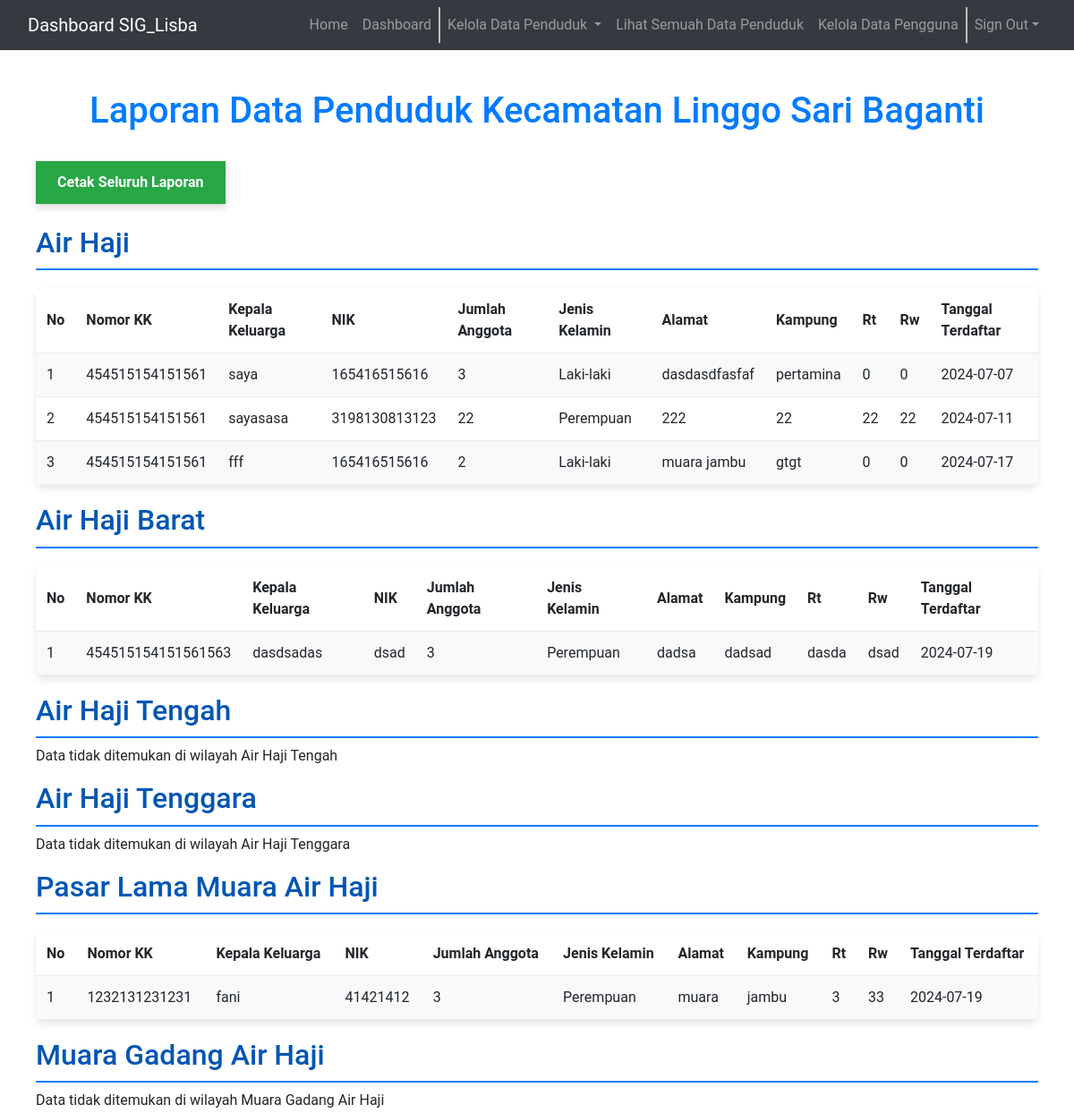
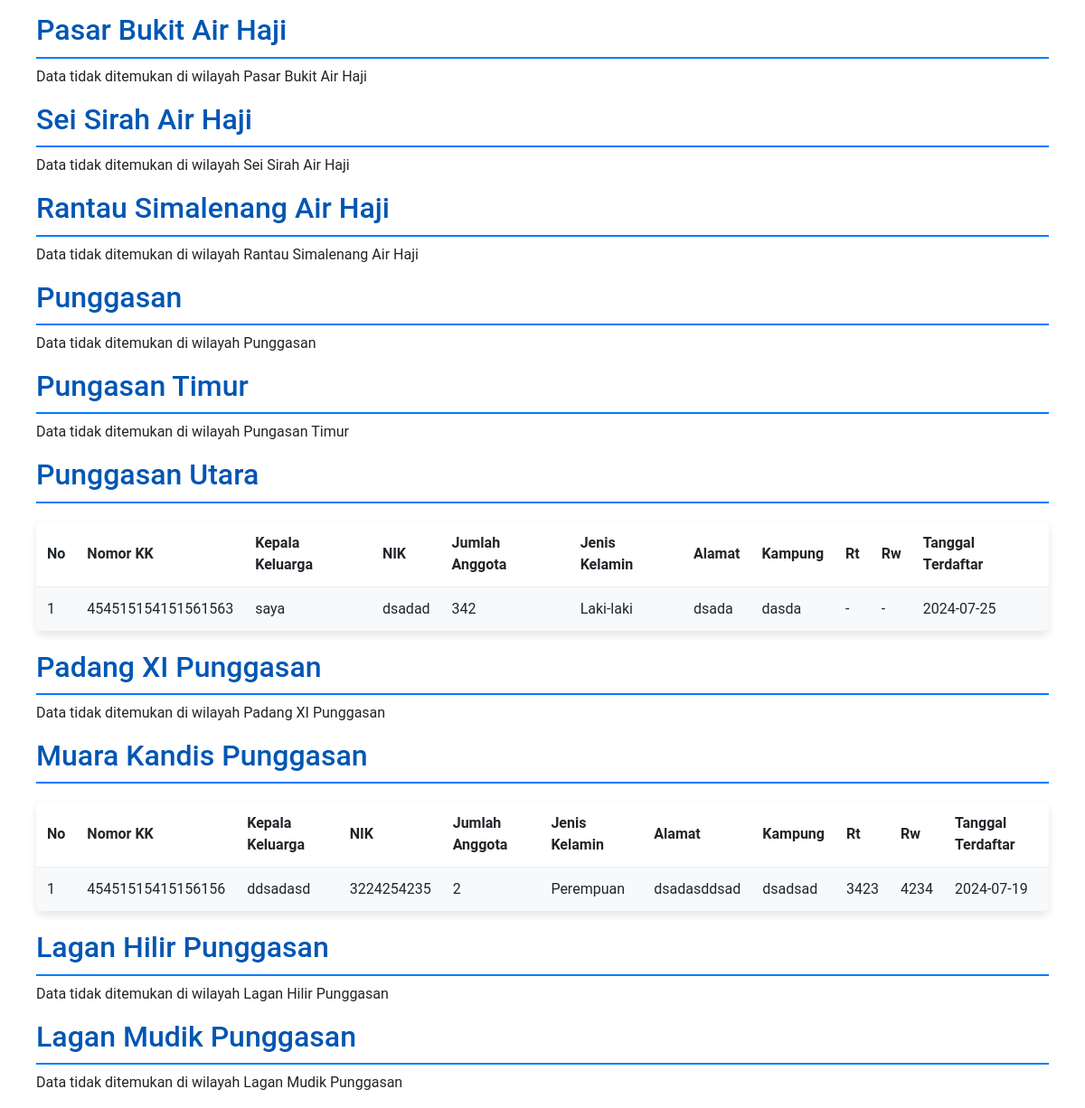
The page /laporan_semuah_data_penduduk.php on the database its author committed (2 pictures, top to bottom).
### tables this page shows
CREATE TABLE `penduduk_air_haji` (
  `id` int(11) NOT NULL,
  `nomor_kk` varchar(16) DEFAULT NULL,
  `kepala_keluarga` varchar(100) DEFAULT NULL,
  `nik` varchar(16) DEFAULT NULL,
  `jumlah_anggota` int(11) DEFAULT NULL,
  `jenis_kelamin` enum('Laki-laki','Perempuan') DEFAULT NULL,
  `alamat` text DEFAULT NULL,
  `kampung` varchar(100) DEFAULT NULL,
  `rt` int(11) DEFAULT NULL,
  `rw` int(11) DEFAULT NULL,
  `tanggal_terdaftar` date DEFAULT NULL,
  `lat` float DEFAULT NULL,
  `lng` float DEFAULT NULL,
  `image` varchar(255) DEFAULT NULL
);

CREATE TABLE `penduduk_air_haji_barat` (
  `id` int(11) NOT NULL,
  `nomor_kk` varchar(20) NOT NULL,
  `kepala_keluarga` varchar(50) NOT NULL,
  `nik` varchar(20) NOT NULL,
  `jumlah_anggota` int(11) NOT NULL,
  `jenis_kelamin` enum('Laki-laki','Perempuan') NOT NULL,
  `alamat` text NOT NULL,
  `kampung` varchar(50) NOT NULL,
  `rt` varchar(5) NOT NULL,
  `rw` varchar(5) NOT NULL,
  `tanggal_terdaftar` date NOT NULL,
  `lat` decimal(10,8) NOT NULL,
  `lng` decimal(11,8) NOT NULL,
  `image` varchar(255) NOT NULL
);

CREATE TABLE `penduduk_pasar_lama` (
  `id` int(11) NOT NULL,
  `nomor_kk` varchar(20) NOT NULL,
  `kepala_keluarga` varchar(50) NOT NULL,
  `nik` varchar(20) NOT NULL,
  `jumlah_anggota` int(11) NOT NULL,
  `jenis_kelamin` enum('Laki-laki','Perempuan') NOT NULL,
  `alamat` text NOT NULL,
  `kampung` varchar(50) NOT NULL,
  `rt` varchar(5) NOT NULL,
  `rw` varchar(5) NOT NULL,
  `tanggal_terdaftar` date NOT NULL,
  `lat` decimal(10,8) NOT NULL,
  `lng` decimal(11,8) NOT NULL,
  `image` varchar(255) NOT NULL
);

CREATE TABLE `penduduk_punggasan_utara` (
  `id` int(11) NOT NULL,
  `nomor_kk` varchar(20) NOT NULL,
  `kepala_keluarga` varchar(50) NOT NULL,
  `nik` varchar(20) NOT NULL,
  `jumlah_anggota` int(11) NOT NULL,
  `jenis_kelamin` enum('Laki-laki','Perempuan') NOT NULL,
  `alamat` text NOT NULL,
  `kampung` varchar(50) NOT NULL,
  `rt` varchar(5) NOT NULL,
  `rw` varchar(5) NOT NULL,
  `tanggal_terdaftar` date NOT NULL,
  `lat` decimal(10,8) NOT NULL,
  `lng` decimal(11,8) NOT NULL,
  `image` varchar(255) NOT NULL
);

CREATE TABLE `penduduk_muara_kandis` (
  `id` int(11) NOT NULL,
  `nomor_kk` varchar(20) NOT NULL,
  `kepala_keluarga` varchar(50) NOT NULL,
  `nik` varchar(20) NOT NULL,
  `jumlah_anggota` int(11) NOT NULL,
  `jenis_kelamin` enum('Laki-laki','Perempuan') NOT NULL,
  `alamat` text NOT NULL,
  `kampung` varchar(50) NOT NULL,
  `rt` varchar(5) NOT NULL,
  `rw` varchar(5) NOT NULL,
  `tanggal_terdaftar` date NOT NULL,
  `lat` decimal(10,8) NOT NULL,
  `lng` decimal(11,8) NOT NULL,
  `image` varchar(255) NOT NULL
);

### laporan_semuah_data_penduduk.php (the view, shortened to what this page needs)
<!DOCTYPE html>
<html lang="en">
<head>
</head>
<body>
<?php include('header.php'); ?>
    <h1>Laporan Data Penduduk Kecamatan Linggo Sari Baganti</h1> <br>
    <button onclick="window.print()">Cetak Seluruh Laporan</button> <br>
    <?php
    include 'koneksi.php';
    $tabel_list = [
        'penduduk_air_haji' => 'Air Haji',
        'penduduk_air_haji_barat' => 'Air Haji Barat',
        'penduduk_air_haji_tengah' => 'Air Haji Tengah',
        'penduduk_air_haji_tenggara' => 'Air Haji Tenggara',
        'penduduk_pasar_lama' => 'Pasar Lama Muara Air Haji',
        'penduduk_muara_gadang' => 'Muara Gadang Air Haji',
        'penduduk_pasar_bukit' => 'Pasar Bukit Air Haji',
        'penduduk_sungai_sirah' => 'Sei Sirah Air Haji',
        'penduduk_rantau_simalenang' => 'Rantau Simalenang Air Haji',
        'penduduk_punggasan' => 'Punggasan',
        'penduduk_pungasan_timur' => 'Pungasan Timur',
        'penduduk_punggasan_utara' => 'Punggasan Utara',
        'penduduk_padang_xi' => 'Padang XI Punggasan',
        'penduduk_muara_kandis' => 'Muara Kandis Punggasan',
        'penduduk_lagan_hilir' => 'Lagan Hilir Punggasan',
        'penduduk_lagan_mudik' => 'Lagan Mudik Punggasan'
    ];
    foreach ($tabel_list as $tabel => $wilayah) {
        echo "<h2>$wilayah</h2>";
        $sql = "SELECT * FROM $tabel";
        $result = $db->query($sql);
        if ($result->num_rows > 0) {
            echo "<table>
                    <tr>
                        <th>No</th>
                        <th>Nomor KK</th>
                        <th>Kepala Keluarga</th>
                        <th>NIK</th>
                        <th>Jumlah Anggota</th>
                        <th>Jenis Kelamin</th>
                        <th>Alamat</th>
                        <th>Kampung</th>
                        <th>Rt</th>
                        <th>Rw</th>
                         <th>Tanggal Terdaftar</th>
                    </tr>";
                    $no = 1;
                    while($row = $result->fetch_assoc()) {
                        echo "<tr>
                                <td>" . $no++ . "</td>
                                <td>" . $row["nomor_kk"] . "</td>
                                <td>" . $row["kepala_keluarga"] . "</td>
                                <td>" . $row["nik"] . "</td>
                                <td>" . $row["jumlah_anggota"] . "</td>
                                <td>" . $row["jenis_kelamin"] . "</td>
                                <td>" . $row["alamat"] . "</td>
                                <td>" . $row["kampung"] . "</td>
                                <td>" . $row["rt"] . "</td>
                                <td>" . $row["rw"] . "</td>
                                <td>" . $row["tanggal_terdaftar"] . "</td>
                              </tr>";
                    }
                    echo "</table>";
        } else {
            echo "<p>Data tidak ditemukan di wilayah $wilayah</p>";
        }
    }
    ?>
</body>
</html>

### header.php (shortened to what this page needs)
<!DOCTYPE html>
<html>
<head>
</head>
<link rel="stylesheet" href="https://stackpath.bootstrapcdn.com/bootstrap/4.3.1/css/bootstrap.min.css">
<body>
	<nav class="navbar navbar-expand-lg navbar-dark bg-dark fixed-top">
		<div class="col-2">
			<a class="navbar-brand" href="index.php">Dashboard SIG_Lisba</a>
		</div>
		<div class="col-10">
			<div class="collapse navbar-collapse justify-content-end" id="navbarText">
				<ul class="navbar-nav">
					<a class="nav-link" href="index.php" id="navbardrop">Home</a>
					<a class="nav-link" href="halaman_admin.php" id="navbardrop">Dashboard</a>
                    <li class="nav-item dropdown borderleft">
							<a class="nav-link dropdown-toggle" href="#" id="navbarDropdown" role="button" data-toggle="dropdown" aria-haspopup="true" aria-expanded="false">
								Kelola Data Penduduk
							</a>
						</li>
						<li class="nav-item">
                   			 <a class="nav-link" href="status_penduduk_semua.php">Lihat Semuah Data Penduduk</a>
                		</li>
						<li class="nav-item">
                   			 <a class="nav-link" href="add_user.php">Kelola Data Pengguna</a>
                		</li>
							<li class="nav-item dropdown">
								<a class="nav-link dropdown-toggle borderleft" href="logout.php" id="navbardrop" data-toggle="dropdown">Sign Out</a>
							</li>
						</ul>
			</div>
		</div>
	</nav>
</body>
</html>

### laporan_semuah_data_penduduk.php (style rules this page uses)
body { font-family: 'Poppins', sans-serif; background-color: #f4f7f9; color: #333; margin: 0; padding: 0; line-height: 1.6; }
h1 { text-align: center; font-size: 2.5em; color: #007bff; margin: 0 0 20px 0; font-weight: 600; }
button { display: block; margin: 20px auto; padding: 12px 24px; background-color: #28a745; color: #ffffff; border: none; border-radius: 30px; cursor: pointer; font-size: 1.1em; font-weight: 600; transition: all 0.3s ease; box-shadow: 0 4px 8px rgba(0, 0, 0, 0.15); }
table { width: 100%; border-collapse: collapse; margin: 20px 0; background-color: #ffffff; border-radius: 8px; overflow: hidden; box-shadow: 0 4px 8px rgba(0, 0, 0, 0.1); }
th, td { padding: 12px; text-align: left; border-bottom: 1px solid #e9ecef; }
th { font-weight: 600; }
tbody tr:nth-child(even) { background-color: #f8f9fa; }
h2 { font-size: 2em; color: #0056b3; margin: 30px 0 10px 0; font-weight: 600; border-bottom: 2px solid #007bff; padding-bottom: 10px; }

### header.php (style rules this page uses)
html, body { font-family: 'Roboto', sans-serif; margin-left: 20px; margin-right: 20px; margin-top: 50px; }
.borderleft { border-left: 2px solid silver; }

### rows shown on the page
penduduk_air_haji: nomor_kk "454515154151561", kepala_keluarga "saya", nik "165416515616", jumlah_anggota "3", jenis_kelamin "Laki-laki", alamat "dasdasdfasfaf", kampung "pertamina", rt "0", rw "0", tanggal_terdaftar "2024-07-07"
penduduk_air_haji: nomor_kk "454515154151561", kepala_keluarga "sayasasa", nik "3198130813123", jumlah_anggota "22", jenis_kelamin "Perempuan", alamat "222", kampung "22", rt "22", rw "22", tanggal_terdaftar "2024-07-11"
penduduk_air_haji: nomor_kk "454515154151561", kepala_keluarga "fff", nik "165416515616", jumlah_anggota "2", jenis_kelamin "Laki-laki", alamat "muara jambu", kampung "gtgt", rt "0", rw "0", tanggal_terdaftar "2024-07-17"
penduduk_air_haji_barat: nomor_kk "454515154151561563", kepala_keluarga "dasdsadas", nik "dsad", jumlah_anggota "3", jenis_kelamin "Perempuan", alamat "dadsa", kampung "dadsad", rt "dasda", rw "dsad", tanggal_terdaftar "2024-07-19"
penduduk_pasar_lama: nomor_kk "1232131231231", kepala_keluarga "fani", nik "41421412", jumlah_anggota "3", jenis_kelamin "Perempuan", alamat "muara", kampung "jambu", rt "3", rw "33", tanggal_terdaftar "2024-07-19"
penduduk_punggasan_utara: nomor_kk "454515154151561563", kepala_keluarga "saya", nik "dsadad", jumlah_anggota "342", jenis_kelamin "Laki-laki", alamat "dsada", kampung "dasda", rt "-", rw "-", tanggal_terdaftar "2024-07-25"
penduduk_muara_kandis: nomor_kk "45451515415156156", kepala_keluarga "ddsadasd", nik "3224254235", jumlah_anggota "2", jenis_kelamin "Perempuan", alamat "dsadasddsad", kampung "dsadsad", rt "3423", rw "4234", tanggal_terdaftar "2024-07-19"

### other values the page prints
$wilayah "Air Haji"
$wilayah "Air Haji Barat"
$wilayah "Air Haji Tengah"
$wilayah "Air Haji Tenggara"
$wilayah "Pasar Lama Muara Air Haji"
$wilayah "Muara Gadang Air Haji"
$wilayah "Pasar Bukit Air Haji"
$wilayah "Sei Sirah Air Haji"
$wilayah "Rantau Simalenang Air Haji"
$wilayah "Punggasan"
$wilayah "Pungasan Timur"
$wilayah "Punggasan Utara"
$wilayah "Padang XI Punggasan"
$wilayah "Muara Kandis Punggasan"
$wilayah "Lagan Hilir Punggasan"
